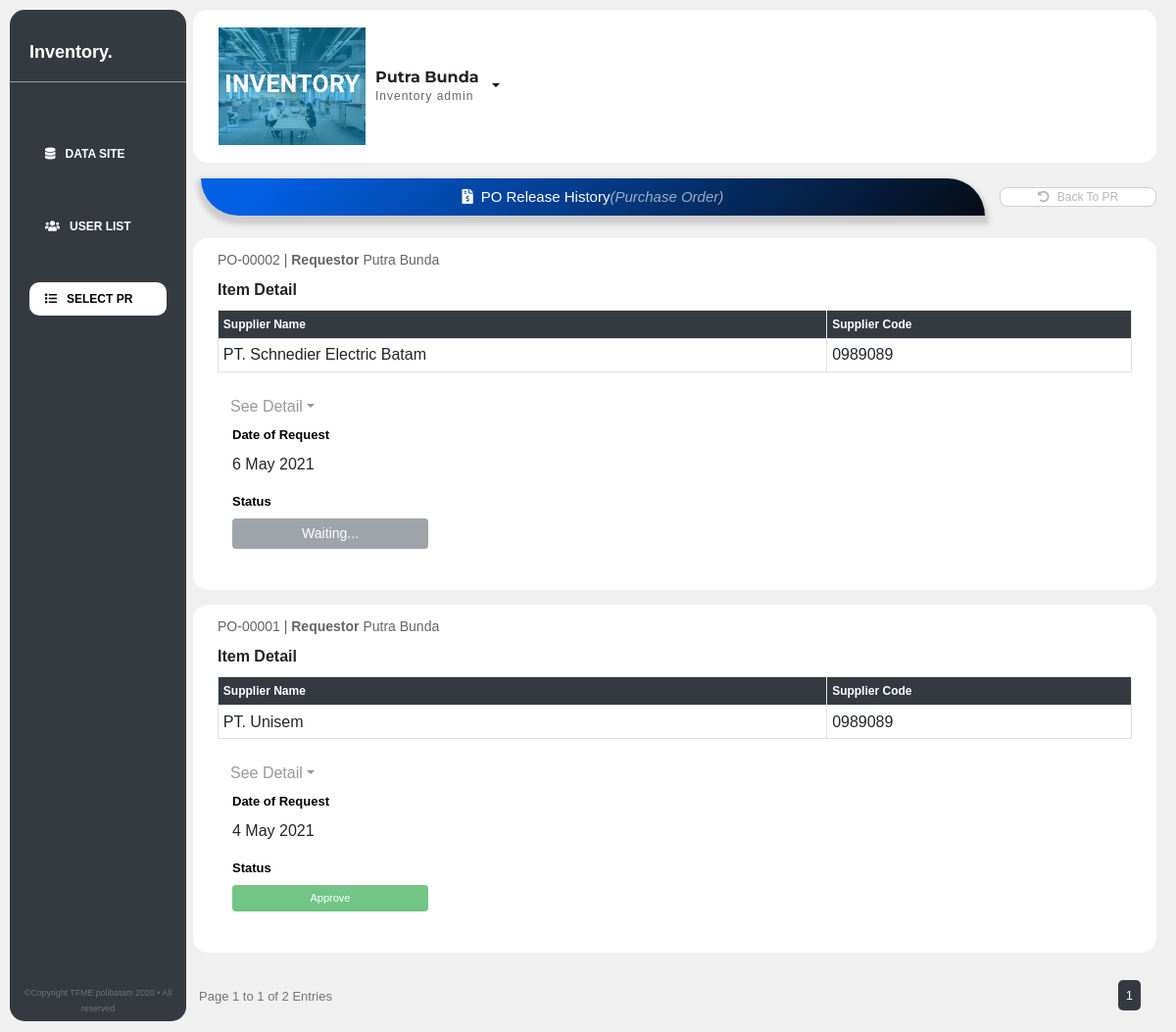
Screenshot of /admin/history-po.php (signed in) with the database file from the repository.
### tables this page shows
CREATE TABLE `form_po` (
  `id_po` int(50) NOT NULL,
  `kode_po` int(11) NOT NULL,
  `kode_pr` int(11) NOT NULL,
  `supplier_name` varchar(80) NOT NULL,
  `supplier_code` varchar(30) NOT NULL,
  `po_date` date NOT NULL,
  `status_po` enum('waiting','approve','rejected','') NOT NULL,
  `tax` varchar(50) NOT NULL,
  `paid` varchar(50) NOT NULL,
  `name_emp` varchar(100) NOT NULL,
  `city_emp` varchar(100) NOT NULL,
  `address_emp` varchar(100) NOT NULL,
  `phone_emp` int(15) NOT NULL,
  `head_division` varchar(50) NOT NULL,
  `city_head` varchar(100) NOT NULL,
  `head_address` varchar(100) NOT NULL,
  `head_phone` int(15) NOT NULL,
  `terms` float NOT NULL,
  `comment` text NOT NULL,
  `requestor_po` varchar(30) NOT NULL
);

### admin/history-po.php (the view, shortened to what this page needs)
<?php
include "../config/config.php";
$jumlahDataperHalaman = 4;
$rows = mysqli_query($conn, "SELECT * FROM form_po ");
$jumlahRows = mysqli_num_rows($rows);
$jumlahHalaman = ceil($jumlahRows/ $jumlahDataperHalaman);
$halamanAktif = ( isset($_GET['page']) ) ? $_GET['page'] : 1;
$awalData = ($jumlahDataperHalaman * $halamanAktif) - $jumlahDataperHalaman;
$query = mysqli_query($conn, "SELECT * FROM form_po ORDER BY id_po DESC LIMIT $awalData, $jumlahDataperHalaman");
?>
<!doctype html>
<html lang="en">
<head>
    <link rel="stylesheet" href="https://maxcdn.bootstrapcdn.com/bootstrap/4.0.0/css/bootstrap.min.css"
>
    <link rel="stylesheet" href="../teknisi/css/dashboard-tech.css">
    <link rel="stylesheet" href="https://cdnjs.cloudflare.com/ajax/libs/font-awesome/5.14.0/css/all.min.css">
    <link rel="stylesheet" href="https://cdn.datatables.net/1.10.22/css/dataTables.bootstrap4.min.css">
</head>
<body>
    <div class="grid">
        <nav class="nav flex-column navbar-expand-lg bg-dark">
            <a class="brand" href="#">Inventory.</a>
            <hr>
            <div class="nav-item">
                <a class="nav-link" href="dashboard-admin"><i class="fas fa-database"></i>Data Site</a>
                <a class="nav-link" href="dashboard-user-list"><i class="fas fa-users"></i>User List</a>
                <a class="nav-link active" href="#"><i class="fas fa-list"></i>Select PR</a>
            </div>
            <div class="copyright">
                <small class="text-white text-muted">&copy;Copyright TFME polibatam 2020 &bull; All reserved</small>
            </div>
        </nav>
        <div class="konten">
            <div class="atap"><span> </span></div>
            <div class="navbar justify-content-between">
                <div class="profile">
                    <div class="wrapper-image">
                        <img src="../image/profile.png" alt="">
                    </div>
                    <div class="profile-name">
                        <h5 style="text-transform: capitalize;"><?= $_SESSION["user"]; ?></h5>
                        <p>Inventory admin</p>
                    </div>
                    <div class="dropdown">
                        <button class="btn dropdown-toggle" type="button" id="dropdownMenuButton" data-toggle="dropdown"
                            aria-haspopup="true" aria-expanded="false"></button>
                    </div>
                </div>
            </div>
            <div class="kepala d-flex justify-content-between align-items-center mt-2 ml-2">
                <h5 class="mt-2 judul"><i class="fas fa-file-invoice-dollar mr-2"></i>PO Release History<span
                        style="font-style:italic; opacity:0.6;">(Purchase Order)</span></h5>
                <a href="history-pr"><i class="fas fa-undo-alt mr-2"></i>Back To PR</a>
            </div>
            <?php foreach ($query as $data) :?>
            <div class="box">
                <div class="content">
                    <div class="group">
                        <div class="box1 form-group col-sm">
                            <div class="tanda">
                                <label style="opacity: 0.7; font-size:14px;"> <?php $code = sprintf("%05s", $data["kode_po"]) ?>
                                <?= "PO-". $code; ?> | <b>Requestor</b>
                                    <span style="text-transform: capitalize;"> <?= $_SESSION['user']; ?>
                                    </span></label> <br>
                                <label class="title">Item Detail</label>
                                <table class="table  table-bordered table-sm data">
                                            <tr class="bg-dark text-white" style="font-size: 12px;">
                                                <th width="20%">Supplier Name</th>
                                                <th width="10%">Supplier Code</th>
                                            </tr>
                                            <td><?= $data['supplier_name']; ?></td>
                                            <td><?= $data['supplier_code']; ?></td>
                                        </table>
                                <a class="btn dropdown-toggle collapser" data-toggle="collapse" role="button"
                                    aria-expanded="false" aria-controls="collapseExample">See Detail</a>
                            </div>
                            <div class="tanda form-group col d-flex flex-column">
                                <label class="title">Date of Request</label>
                                <?php $date = date_create($data['po_date']); ?>
                                <p><?= date_format($date, 'j F Y'); ?></p>
                                <label class="title">Status</label>
                                <?php if ($data['status_po'] == 'approve'): ?>
                                <p class="btn btn-success btn-sm disabled" style="font-size: 11px; width:200px;">Approve
                                </p>
                                <?php endif; ?>
                                <?php if ($data['status_po'] == 'waiting'): ?>
                                <p class="btn btn-secondary disabled btn-sm" style="width: 200px;">Waiting...</p>
                                <?php endif; ?>
                            </div>
                        </div>
                    </div>
                </div>
            </div>
            <?php endforeach; ?>
            <div class="pagination ml-3 d-flex justify-content-between align-items-end">
                <div class="align-self-end">
                    <p style="opacity: 0.6; font-size:13px;">Page <?= $halamanAktif; ?> to <?= $jumlahHalaman; ?> of <?= $jumlahRows; ?> Entries</p>
                </div>
                <div class="page-nav p-3">
                    <a href="?page=<?= $halamanAktif;?>" class="ml-2 bg-dark p-2 text-white"><?= $halamanAktif; ?></a>
                </div>
            </div>
        </div>
    </div>
</body>
</html>

### teknisi/css/dashboard-tech.css (style rules this page uses)
* { box-sizing: border-box; }
body { font-family: Helvetica, sans-serif; margin: 0; padding: 0; background-color: rgb(240, 240, 240); }
div.pogination, a { font-size: 13px; border-radius: 5px; }
nav { height: 98%; position: fixed; width: 15%; border-radius: 15px; z-index: 1; }
div.atap { top: 0; width: 100%; position: fixed; height: 10px; border-radius: 10px; z-index: 999; background-color: rgb(240, 240, 240); }
.nav-item a { color: white; margin-left: 20px; margin-right: 20px; border-radius: 10px; font-size: 12px; text-transform: uppercase; font-weight: 600; text-decoration: none; margin-top: 40px; }
.kepala a { background-color: white; border-radius: 8px; width: 10rem; border: 1px solid rgb(208, 208, 208); }
.kepala a { text-align: center; text-decoration: none; color: rgb(184, 184, 184); font-weight: lighter; font-size: 12px; }
.nav-item { width: 100%; }
.brand { margin-left: 20px; margin-top: 30px; color: white; font-weight: bold; font-size: 18px; text-decoration: none; }
hr { width: 100%; opacity: 0.5; background-color: black; border-color: white; }
nav .active { background-color: white; color: black; }
nav a i { margin-right: 10px; }
.copyright { position: absolute; bottom: 0; text-align: center; width: 100%; margin-bottom: 5px; font-size: 11px; }
.konten { margin-left: 15%; width: 300px; flex: 5; margin-right: 10px; }
.grid { display: flex; padding: 10px; object-fit: contain; height: 100%; }
h5.judul { margin-left: 1%; padding: 10px; text-align: center; -webkit-box-shadow: 0px 5px 5px 4px rgba(0, 0, 0, 0.15); -moz-box-shadow: 0px 5px 5px 4px rgba(0, 0, 0, 0.15); box-shadow: 0px 5px 5px 4px rgba(0, 0, 0, 0.15); background: rgba(1, 96, 228, 1); background: -moz-linear-gradient(-45deg, rgba(1, 96, 228, 1) 8%, rgba(2, 76, 178, 1) 30%, rgba(6, 12, 20, 1) 100%); background: -webkit-gradient(left top, right bottom, color-stop(8%, rgba(1, 96, 228, 1)), color-stop(30%, rgba(2, 76, 178, 1)), color-stop(100%, rgba(6, 12, 20, 1))); background: -webkit-linear-gradient(-45deg, rgba(1, 96, 228, 1) 8%, rgba(2, 76, 178, 1) 30%, rgba(6, 12, 20, 1) 100%); background: -o-linear-gradient(-45deg, rgba(1, 96, 228, 1) 8%, rgba(2, 76, 178, 1) 30%, rgba(6, 12, 20, 1) 100%); background: -ms-linear-gradient(-45deg, rgba(1, 96, 228, 1) 8%, rgba(2, 76, 178, 1) 30%, rgba(6, 12, 20, 1) 100%); background: linear-gradient(135deg, rgba(1, 96, 228, 1) 8%, rgba(2, 76, 178, 1) 30%, rgba(6, 12, 20, 1) 100%); color: white; border-radius: 0px 100px 0px 100px; -moz-border-radius: 0px 100px 0px 100px; -webkit-border-radius: 0px 100px 0px 100px; font-size: 15px; }
.kepala h5.judul, h5.iqa { width: 50rem; }
.navbar { background-color: white; border-radius: 15px; margin-left: 10px; display: flex; justify-content: space-between; }
.profile { display: flex; align-items: center; }
.profile-name h5 { margin: 0; font-family: 'Montserrat', sans-serif; font-weight: bold; font-size: 16px; }
.profile-name p { margin: 0; font-size: 12px; letter-spacing: 1px; font-weight: 200; opacity: 0.7; }
.wrapper-image { overflow: hidden; margin: 10px; width: 150px; }
.wrapper-image img { display: block; width: 100%; }
.dropdown { background: transparent; }
.dropdown .btn { background: transparent; }
.box { margin-left: 10px; border-radius: 15px; background-color: white; margin-top: 15px; padding: 10px; margin-bottom: 15px; }
.form-group .tanda .title { font-weight: bold; }
.form-group .col label { font-weight: 600; color: black; font-size: 13px; }
.tanda .dropdown-toggle.collapser { color: #999; }
table td { width: 130px; word-wrap: break-word; }
.dropdown-toggle:after { transition: 0.7s; }

### rows the page displays
form_po: kode_po "00002", supplier_name "PT. Schnedier Electric Batam", supplier_code "0989089", po_date "6 May 2021", status_po "Waiting..."
form_po: kode_po "00001", supplier_name "PT. Unisem", supplier_code "0989089", po_date "4 May 2021", status_po "Approve"

### other values shown
$_SESSION["user"] "Putra Bunda"
$halamanAktif "1"
$jumlahHalaman "1"
$jumlahRows "2"
